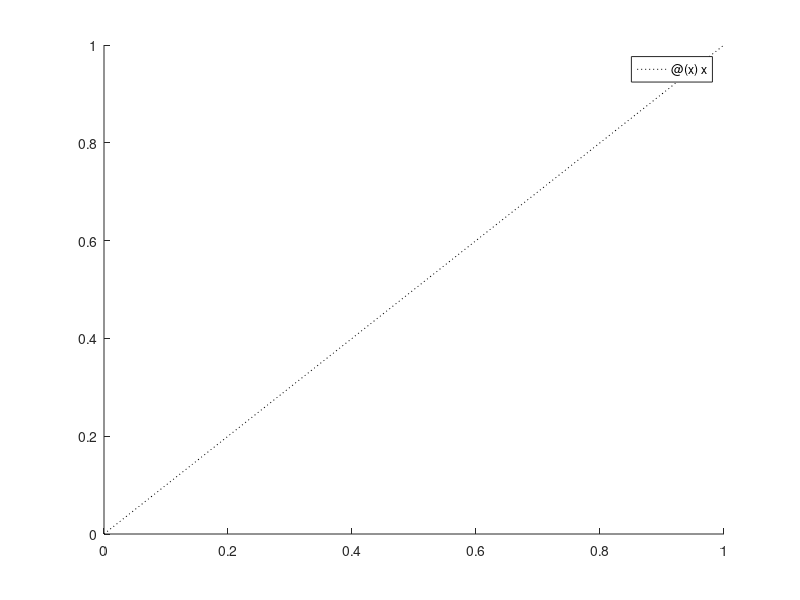

Write MATLAB code to recreate this figure.
function plotyequalsx
    hold_state = ishold;    
    hold on
    
    fplot(@(x) x, xlim, 'k:')
    
    if ~hold_state, hold off; end    
end